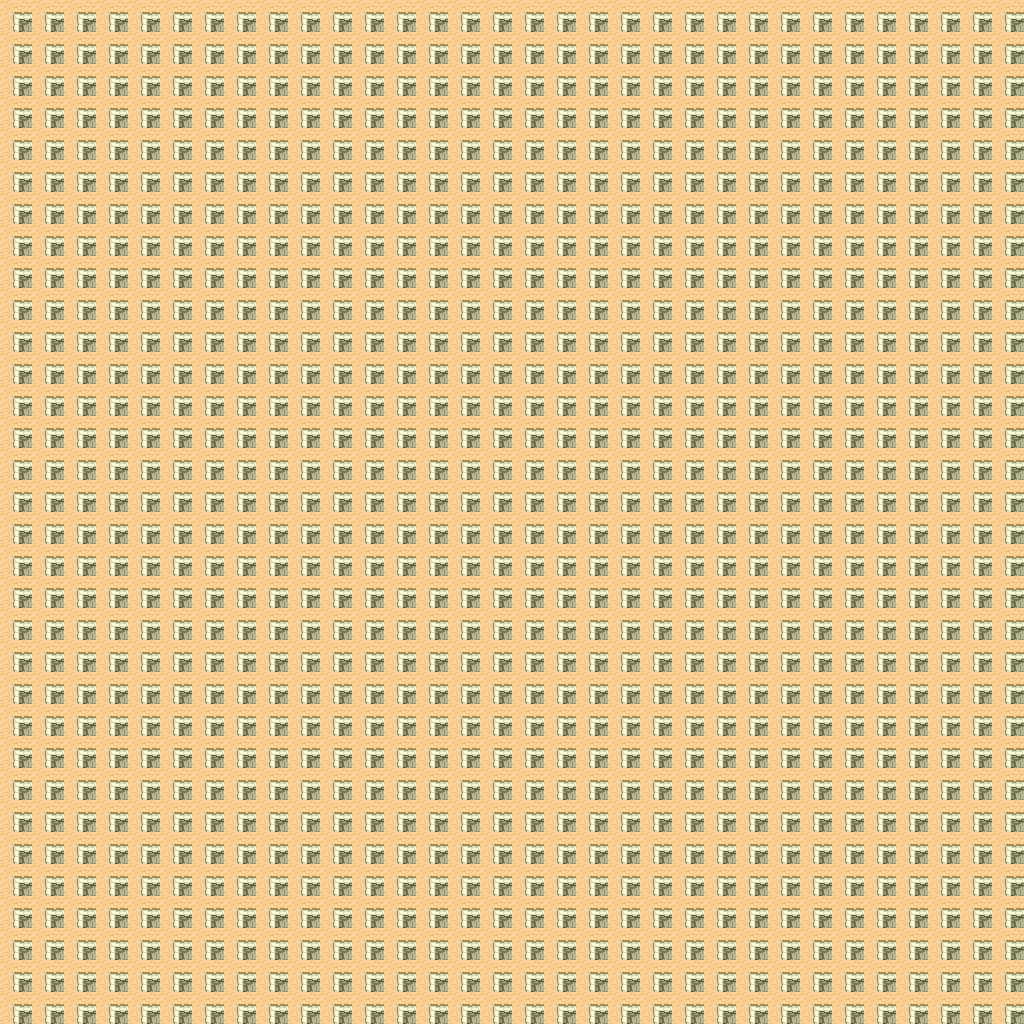

A level layout from a 2D game, rendered from its tile map. Below: a short description, then the map file with tile-grid data replaced by summaries:
An orthogonal 32x32 tile map with 32x32 px tiles, 1 tile layer (Tilelaag 1).

<map version="1.0" orientation="orthogonal" renderorder="right-down" width="32" height="32" tilewidth="32" tileheight="32" nextobjectid="1">
 <tileset firstgid="1" name="dessert" tilewidth="32" tileheight="32" spacing="1" tilecount="48">
  <image source="../Images/map/desert.png" width="263" height="197" />
 </tileset>
 <layer name="Tilelaag 1" width="32" height="32">
  <data>[1024 cells, 1024 non-empty, 1 distinct tile ids]</data>
 </layer>
</map>
